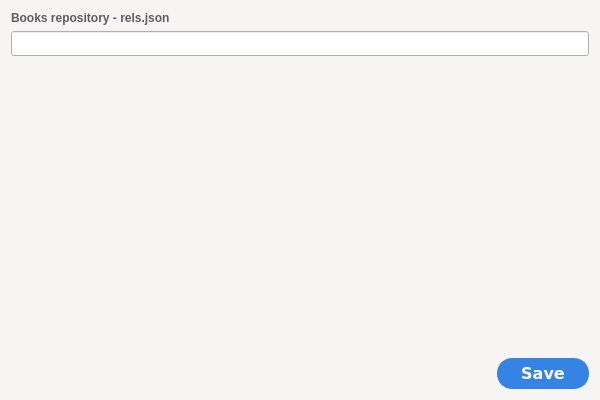
<?xml version="1.0" encoding="UTF-8"?>
<ui version="4.0">
 <class>SettingsForm</class>
 <widget class="QWidget" name="SettingsForm">
  <property name="windowModality">
   <enum>Qt::ApplicationModal</enum>
  </property>
  <property name="geometry">
   <rect>
    <x>0</x>
    <y>0</y>
    <width>600</width>
    <height>400</height>
   </rect>
  </property>
  <property name="minimumSize">
   <size>
    <width>600</width>
    <height>400</height>
   </size>
  </property>
  <property name="maximumSize">
   <size>
    <width>600</width>
    <height>400</height>
   </size>
  </property>
  <property name="palette">
   <palette>
    <active>
     <colorrole role="WindowText">
      <brush brushstyle="SolidPattern">
       <color alpha="255">
        <red>0</red>
        <green>0</green>
        <blue>0</blue>
       </color>
      </brush>
     </colorrole>
     <colorrole role="Button">
      <brush brushstyle="SolidPattern">
       <color alpha="255">
        <red>246</red>
        <green>245</green>
        <blue>244</blue>
       </color>
      </brush>
     </colorrole>
     <colorrole role="Light">
      <brush brushstyle="SolidPattern">
       <color alpha="255">
        <red>255</red>
        <green>255</green>
        <blue>255</blue>
       </color>
      </brush>
     </colorrole>
     <colorrole role="Midlight">
      <brush brushstyle="SolidPattern">
       <color alpha="255">
        <red>250</red>
        <green>250</green>
        <blue>249</blue>
       </color>
      </brush>
     </colorrole>
     <colorrole role="Dark">
      <brush brushstyle="SolidPattern">
       <color alpha="255">
        <red>123</red>
        <green>122</green>
        <blue>122</blue>
       </color>
      </brush>
     </colorrole>
     <colorrole role="Mid">
      <brush brushstyle="SolidPattern">
       <color alpha="255">
        <red>164</red>
        <green>163</green>
        <blue>163</blue>
       </color>
      </brush>
     </colorrole>
     <colorrole role="Text">
      <brush brushstyle="SolidPattern">
       <color alpha="255">
        <red>0</red>
        <green>0</green>
        <blue>0</blue>
       </color>
      </brush>
     </colorrole>
     <colorrole role="BrightText">
      <brush brushstyle="SolidPattern">
       <color alpha="255">
        <red>255</red>
        <green>255</green>
        <blue>255</blue>
       </color>
      </brush>
     </colorrole>
     <colorrole role="ButtonText">
      <brush brushstyle="SolidPattern">
       <color alpha="255">
        <red>0</red>
        <green>0</green>
        <blue>0</blue>
       </color>
      </brush>
     </colorrole>
     <colorrole role="Base">
      <brush brushstyle="SolidPattern">
       <color alpha="255">
        <red>255</red>
        <green>255</green>
        <blue>255</blue>
       </color>
      </brush>
     </colorrole>
     <colorrole role="Window">
      <brush brushstyle="SolidPattern">
       <color alpha="255">
        <red>246</red>
        <green>245</green>
        <blue>244</blue>
       </color>
      </brush>
     </colorrole>
     <colorrole role="Shadow">
      <brush brushstyle="SolidPattern">
       <color alpha="255">
        <red>0</red>
        <green>0</green>
        <blue>0</blue>
       </color>
      </brush>
     </colorrole>
     <colorrole role="AlternateBase">
      <brush brushstyle="SolidPattern">
       <color alpha="255">
        <red>250</red>
        <green>250</green>
        <blue>249</blue>
       </color>
      </brush>
     </colorrole>
     <colorrole role="ToolTipBase">
      <brush brushstyle="SolidPattern">
       <color alpha="255">
        <red>255</red>
        <green>255</green>
        <blue>220</blue>
       </color>
      </brush>
     </colorrole>
     <colorrole role="ToolTipText">
      <brush brushstyle="SolidPattern">
       <color alpha="255">
        <red>0</red>
        <green>0</green>
        <blue>0</blue>
       </color>
      </brush>
     </colorrole>
    </active>
    <inactive>
     <colorrole role="WindowText">
      <brush brushstyle="SolidPattern">
       <color alpha="255">
        <red>0</red>
        <green>0</green>
        <blue>0</blue>
       </color>
      </brush>
     </colorrole>
     <colorrole role="Button">
      <brush brushstyle="SolidPattern">
       <color alpha="255">
        <red>246</red>
        <green>245</green>
        <blue>244</blue>
       </color>
      </brush>
     </colorrole>
     <colorrole role="Light">
      <brush brushstyle="SolidPattern">
       <color alpha="255">
        <red>255</red>
        <green>255</green>
        <blue>255</blue>
       </color>
      </brush>
     </colorrole>
     <colorrole role="Midlight">
      <brush brushstyle="SolidPattern">
       <color alpha="255">
        <red>250</red>
        <green>250</green>
        <blue>249</blue>
       </color>
      </brush>
     </colorrole>
     <colorrole role="Dark">
      <brush brushstyle="SolidPattern">
       <color alpha="255">
        <red>123</red>
        <green>122</green>
        <blue>122</blue>
       </color>
      </brush>
     </colorrole>
     <colorrole role="Mid">
      <brush brushstyle="SolidPattern">
       <color alpha="255">
        <red>164</red>
        <green>163</green>
        <blue>163</blue>
       </color>
      </brush>
     </colorrole>
     <colorrole role="Text">
      <brush brushstyle="SolidPattern">
       <color alpha="255">
        <red>0</red>
        <green>0</green>
        <blue>0</blue>
       </color>
      </brush>
     </colorrole>
     <colorrole role="BrightText">
      <brush brushstyle="SolidPattern">
       <color alpha="255">
        <red>255</red>
        <green>255</green>
        <blue>255</blue>
       </color>
      </brush>
     </colorrole>
     <colorrole role="ButtonText">
      <brush brushstyle="SolidPattern">
       <color alpha="255">
        <red>0</red>
        <green>0</green>
        <blue>0</blue>
       </color>
      </brush>
     </colorrole>
     <colorrole role="Base">
      <brush brushstyle="SolidPattern">
       <color alpha="255">
        <red>255</red>
        <green>255</green>
        <blue>255</blue>
       </color>
      </brush>
     </colorrole>
     <colorrole role="Window">
      <brush brushstyle="SolidPattern">
       <color alpha="255">
        <red>246</red>
        <green>245</green>
        <blue>244</blue>
       </color>
      </brush>
     </colorrole>
     <colorrole role="Shadow">
      <brush brushstyle="SolidPattern">
       <color alpha="255">
        <red>0</red>
        <green>0</green>
        <blue>0</blue>
       </color>
      </brush>
     </colorrole>
     <colorrole role="AlternateBase">
      <brush brushstyle="SolidPattern">
       <color alpha="255">
        <red>250</red>
        <green>250</green>
        <blue>249</blue>
       </color>
      </brush>
     </colorrole>
     <colorrole role="ToolTipBase">
      <brush brushstyle="SolidPattern">
       <color alpha="255">
        <red>255</red>
        <green>255</green>
        <blue>220</blue>
       </color>
      </brush>
     </colorrole>
     <colorrole role="ToolTipText">
      <brush brushstyle="SolidPattern">
       <color alpha="255">
        <red>0</red>
        <green>0</green>
        <blue>0</blue>
       </color>
      </brush>
     </colorrole>
    </inactive>
    <disabled>
     <colorrole role="WindowText">
      <brush brushstyle="SolidPattern">
       <color alpha="255">
        <red>123</red>
        <green>122</green>
        <blue>122</blue>
       </color>
      </brush>
     </colorrole>
     <colorrole role="Button">
      <brush brushstyle="SolidPattern">
       <color alpha="255">
        <red>246</red>
        <green>245</green>
        <blue>244</blue>
       </color>
      </brush>
     </colorrole>
     <colorrole role="Light">
      <brush brushstyle="SolidPattern">
       <color alpha="255">
        <red>255</red>
        <green>255</green>
        <blue>255</blue>
       </color>
      </brush>
     </colorrole>
     <colorrole role="Midlight">
      <brush brushstyle="SolidPattern">
       <color alpha="255">
        <red>250</red>
        <green>250</green>
        <blue>249</blue>
       </color>
      </brush>
     </colorrole>
     <colorrole role="Dark">
      <brush brushstyle="SolidPattern">
       <color alpha="255">
        <red>123</red>
        <green>122</green>
        <blue>122</blue>
       </color>
      </brush>
     </colorrole>
     <colorrole role="Mid">
      <brush brushstyle="SolidPattern">
       <color alpha="255">
        <red>164</red>
        <green>163</green>
        <blue>163</blue>
       </color>
      </brush>
     </colorrole>
     <colorrole role="Text">
      <brush brushstyle="SolidPattern">
       <color alpha="255">
        <red>123</red>
        <green>122</green>
        <blue>122</blue>
       </color>
      </brush>
     </colorrole>
     <colorrole role="BrightText">
      <brush brushstyle="SolidPattern">
       <color alpha="255">
        <red>255</red>
        <green>255</green>
        <blue>255</blue>
       </color>
      </brush>
     </colorrole>
     <colorrole role="ButtonText">
      <brush brushstyle="SolidPattern">
       <color alpha="255">
        <red>123</red>
        <green>122</green>
        <blue>122</blue>
       </color>
      </brush>
     </colorrole>
     <colorrole role="Base">
      <brush brushstyle="SolidPattern">
       <color alpha="255">
        <red>246</red>
        <green>245</green>
        <blue>244</blue>
       </color>
      </brush>
     </colorrole>
     <colorrole role="Window">
      <brush brushstyle="SolidPattern">
       <color alpha="255">
        <red>246</red>
        <green>245</green>
        <blue>244</blue>
       </color>
      </brush>
     </colorrole>
     <colorrole role="Shadow">
      <brush brushstyle="SolidPattern">
       <color alpha="255">
        <red>0</red>
        <green>0</green>
        <blue>0</blue>
       </color>
      </brush>
     </colorrole>
     <colorrole role="AlternateBase">
      <brush brushstyle="SolidPattern">
       <color alpha="255">
        <red>246</red>
        <green>245</green>
        <blue>244</blue>
       </color>
      </brush>
     </colorrole>
     <colorrole role="ToolTipBase">
      <brush brushstyle="SolidPattern">
       <color alpha="255">
        <red>255</red>
        <green>255</green>
        <blue>220</blue>
       </color>
      </brush>
     </colorrole>
     <colorrole role="ToolTipText">
      <brush brushstyle="SolidPattern">
       <color alpha="255">
        <red>0</red>
        <green>0</green>
        <blue>0</blue>
       </color>
      </brush>
     </colorrole>
    </disabled>
   </palette>
  </property>
  <property name="windowTitle">
   <string>bionic - Settings</string>
  </property>
  <property name="windowIcon">
   <iconset resource="../../res.qrc">
    <normaloff>:/img/img/b_logo.png</normaloff>:/img/img/b_logo.png</iconset>
  </property>
  <layout class="QVBoxLayout" name="verticalLayout">
   <item>
    <widget class="QLabel" name="label">
     <property name="font">
      <font>
       <weight>75</weight>
       <bold>true</bold>
      </font>
     </property>
     <property name="styleSheet">
      <string notr="true">color: rgb(94, 92, 100);</string>
     </property>
     <property name="text">
      <string>Books repository - rels.json</string>
     </property>
    </widget>
   </item>
   <item>
    <widget class="QLineEdit" name="rels_lineedit">
     <property name="sizePolicy">
      <sizepolicy hsizetype="Expanding" vsizetype="Maximum">
       <horstretch>0</horstretch>
       <verstretch>10</verstretch>
      </sizepolicy>
     </property>
     <property name="minimumSize">
      <size>
       <width>0</width>
       <height>25</height>
      </size>
     </property>
     <property name="maximumSize">
      <size>
       <width>16777215</width>
       <height>25</height>
      </size>
     </property>
    </widget>
   </item>
   <item>
    <spacer name="verticalSpacer">
     <property name="orientation">
      <enum>Qt::Vertical</enum>
     </property>
     <property name="sizeHint" stdset="0">
      <size>
       <width>20</width>
       <height>40</height>
      </size>
     </property>
    </spacer>
   </item>
   <item>
    <layout class="QHBoxLayout" name="horizontalLayout">
     <item>
      <spacer name="horizontalSpacer">
       <property name="orientation">
        <enum>Qt::Horizontal</enum>
       </property>
       <property name="sizeHint" stdset="0">
        <size>
         <width>40</width>
         <height>20</height>
        </size>
       </property>
      </spacer>
     </item>
     <item>
      <widget class="QPushButton" name="save_button">
       <property name="font">
        <font>
         <family>DejaVu Sans</family>
         <pointsize>12</pointsize>
         <weight>75</weight>
         <bold>true</bold>
        </font>
       </property>
       <property name="cursor">
        <cursorShape>PointingHandCursor</cursorShape>
       </property>
       <property name="styleSheet">
        <string notr="true">background-color: rgb(53, 132, 228);
color: rgb(255, 255, 255);
border-style: solid;
border-width: 2px;
border-radius: 15px;
border-color: rgb(53, 132, 228);
padding: 4px;
width: 80px;
min-height: 18px;</string>
       </property>
       <property name="text">
        <string>Save</string>
       </property>
      </widget>
     </item>
    </layout>
   </item>
  </layout>
 </widget>
 <resources>
  <include location="../../res.qrc"/>
 </resources>
 <connections/>
</ui>
